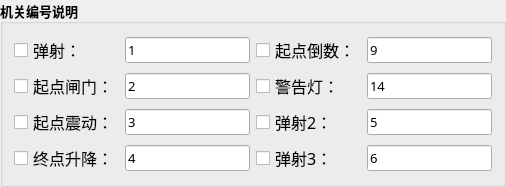
              <widget class="QGroupBox" name="groupBox_32">
               <property name="minimumSize">
                <size>
                 <width>0</width>
                 <height>0</height>
                </size>
               </property>
               <property name="maximumSize">
                <size>
                 <width>600</width>
                 <height>150</height>
                </size>
               </property>
               <property name="font">
                <font>
                 <family>微软雅黑</family>
                 <pointsize>10</pointsize>
                 <bold>true</bold>
                </font>
               </property>
               <property name="title">
                <string>机关编号说明</string>
               </property>
               <layout class="QGridLayout" name="gridLayout_58">
                <item row="0" column="3">
                 <widget class="QLineEdit" name="lineEdit_start_count">
                  <property name="minimumSize">
                   <size>
                    <width>0</width>
                    <height>0</height>
                   </size>
                  </property>
                  <property name="font">
                   <font>
                    <family>微软雅黑</family>
                    <pointsize>10</pointsize>
                    <bold>false</bold>
                   </font>
                  </property>
                  <property name="toolTip">
                   <string/>
                  </property>
                  <property name="text">
                   <string>9</string>
                  </property>
                  <property name="readOnly">
                   <bool>false</bool>
                  </property>
                 </widget>
                </item>
                <item row="3" column="2">
                 <widget class="QCheckBox" name="checkBox_shoot2">
                  <property name="font">
                   <font>
                    <family>微软雅黑</family>
                    <pointsize>12</pointsize>
                    <bold>false</bold>
                   </font>
                  </property>
                  <property name="text">
                   <string>弹射2：</string>
                  </property>
                 </widget>
                </item>
                <item row="2" column="3">
                 <widget class="QLineEdit" name="lineEdit_alarm">
                  <property name="minimumSize">
                   <size>
                    <width>0</width>
                    <height>0</height>
                   </size>
                  </property>
                  <property name="font">
                   <font>
                    <family>微软雅黑</family>
                    <pointsize>10</pointsize>
                    <bold>false</bold>
                   </font>
                  </property>
                  <property name="focusPolicy">
                   <enum>Qt::FocusPolicy::NoFocus</enum>
                  </property>
                  <property name="toolTip">
                   <string/>
                  </property>
                  <property name="text">
                   <string>14</string>
                  </property>
                  <property name="readOnly">
                   <bool>false</bool>
                  </property>
                 </widget>
                </item>
                <item row="2" column="0">
                 <widget class="QCheckBox" name="checkBox_start_2">
                  <property name="font">
                   <font>
                    <family>微软雅黑</family>
                    <pointsize>12</pointsize>
                    <bold>false</bold>
                   </font>
                  </property>
                  <property name="text">
                   <string>起点闸门：</string>
                  </property>
                 </widget>
                </item>
                <item row="4" column="3">
                 <widget class="QLineEdit" name="lineEdit_shoot_3">
                  <property name="minimumSize">
                   <size>
                    <width>0</width>
                    <height>0</height>
                   </size>
                  </property>
                  <property name="font">
                   <font>
                    <family>微软雅黑</family>
                    <pointsize>10</pointsize>
                    <bold>false</bold>
                   </font>
                  </property>
                  <property name="toolTip">
                   <string/>
                  </property>
                  <property name="text">
                   <string>6</string>
                  </property>
                  <property name="readOnly">
                   <bool>false</bool>
                  </property>
                 </widget>
                </item>
                <item row="4" column="0">
                 <widget class="QCheckBox" name="checkBox_end_2">
                  <property name="font">
                   <font>
                    <family>微软雅黑</family>
                    <pointsize>12</pointsize>
                    <bold>false</bold>
                   </font>
                  </property>
                  <property name="text">
                   <string>终点升降：</string>
                  </property>
                 </widget>
                </item>
                <item row="2" column="2">
                 <widget class="QCheckBox" name="checkBox_alarm_2">
                  <property name="font">
                   <font>
                    <family>微软雅黑</family>
                    <pointsize>12</pointsize>
                    <bold>false</bold>
                   </font>
                  </property>
                  <property name="text">
                   <string>警告灯：</string>
                  </property>
                 </widget>
                </item>
                <item row="2" column="1">
                 <widget class="QLineEdit" name="lineEdit_start">
                  <property name="minimumSize">
                   <size>
                    <width>0</width>
                    <height>0</height>
                   </size>
                  </property>
                  <property name="font">
                   <font>
                    <family>微软雅黑</family>
                    <pointsize>10</pointsize>
                    <bold>false</bold>
                   </font>
                  </property>
                  <property name="toolTip">
                   <string/>
                  </property>
                  <property name="text">
                   <string>2</string>
                  </property>
                  <property name="readOnly">
                   <bool>false</bool>
                  </property>
                 </widget>
                </item>
                <item row="4" column="1">
                 <widget class="QLineEdit" name="lineEdit_end">
                  <property name="minimumSize">
                   <size>
                    <width>0</width>
                    <height>0</height>
                   </size>
                  </property>
                  <property name="font">
                   <font>
                    <family>微软雅黑</family>
                    <pointsize>10</pointsize>
                    <bold>false</bold>
                   </font>
                  </property>
                  <property name="toolTip">
                   <string/>
                  </property>
                  <property name="text">
                   <string>4</string>
                  </property>
                  <property name="readOnly">
                   <bool>false</bool>
                  </property>
                 </widget>
                </item>
                <item row="4" column="2">
                 <widget class="QCheckBox" name="checkBox_shoot3">
                  <property name="font">
                   <font>
                    <family>微软雅黑</family>
                    <pointsize>12</pointsize>
                    <bold>false</bold>
                   </font>
                  </property>
                  <property name="text">
                   <string>弹射3：</string>
                  </property>
                 </widget>
                </item>
                <item row="0" column="1">
                 <widget class="QLineEdit" name="lineEdit_shoot">
                  <property name="minimumSize">
                   <size>
                    <width>0</width>
                    <height>0</height>
                   </size>
                  </property>
                  <property name="font">
                   <font>
                    <family>微软雅黑</family>
                    <pointsize>10</pointsize>
                    <bold>false</bold>
                   </font>
                  </property>
                  <property name="toolTip">
                   <string/>
                  </property>
                  <property name="text">
                   <string>1</string>
                  </property>
                  <property name="readOnly">
                   <bool>false</bool>
                  </property>
                 </widget>
                </item>
                <item row="3" column="3">
                 <widget class="QLineEdit" name="lineEdit_shoot_2">
                  <property name="minimumSize">
                   <size>
                    <width>0</width>
                    <height>0</height>
                   </size>
                  </property>
                  <property name="font">
                   <font>
                    <family>微软雅黑</family>
                    <pointsize>10</pointsize>
                    <bold>false</bold>
                   </font>
                  </property>
                  <property name="toolTip">
                   <string/>
                  </property>
                  <property name="text">
                   <string>5</string>
                  </property>
                  <property name="readOnly">
                   <bool>false</bool>
                  </property>
                 </widget>
                </item>
                <item row="3" column="0">
                 <widget class="QCheckBox" name="checkBox_shake">
                  <property name="font">
                   <font>
                    <family>微软雅黑</family>
                    <pointsize>12</pointsize>
                    <bold>false</bold>
                   </font>
                  </property>
                  <property name="text">
                   <string>起点震动：</string>
                  </property>
                 </widget>
                </item>
                <item row="0" column="2">
                 <widget class="QCheckBox" name="checkBox_start_count">
                  <property name="font">
                   <font>
                    <family>微软雅黑</family>
                    <pointsize>12</pointsize>
                    <bold>false</bold>
                   </font>
                  </property>
                  <property name="text">
                   <string>起点倒数：</string>
                  </property>
                 </widget>
                </item>
                <item row="0" column="0">
                 <widget class="QCheckBox" name="checkBox_shoot1">
                  <property name="font">
                   <font>
                    <family>微软雅黑</family>
                    <pointsize>12</pointsize>
                    <bold>false</bold>
                   </font>
                  </property>
                  <property name="text">
                   <string>弹射：</string>
                  </property>
                 </widget>
                </item>
                <item row="3" column="1">
                 <widget class="QLineEdit" name="lineEdit_shake">
                  <property name="minimumSize">
                   <size>
                    <width>0</width>
                    <height>0</height>
                   </size>
                  </property>
                  <property name="font">
                   <font>
                    <family>微软雅黑</family>
                    <pointsize>10</pointsize>
                    <bold>false</bold>
                   </font>
                  </property>
                  <property name="toolTip">
                   <string/>
                  </property>
                  <property name="text">
                   <string>3</string>
                  </property>
                  <property name="readOnly">
                   <bool>false</bool>
                  </property>
                 </widget>
                </item>
               </layout>
              </widget>
